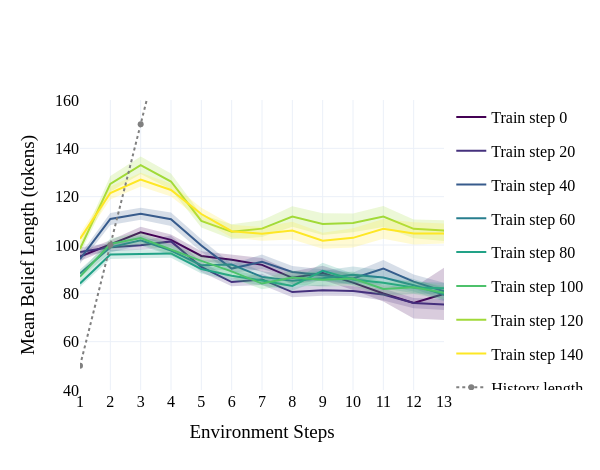

Here is the notebook cell this chart was saved with:
### Code cell
step0 = (0, "/nas/ucb/jbjorner3/dev/optimal-explorer-dev/verl-agent/checkpoints/verl_agent_alfworld_save/grpo_qwen2.5_7b_b256_t_1.0_v_qawsedrftgyhujik_m_16_ckpt__sc_False_belief_prompting_True_inference/train_gen.txt")
ckpts_and_files = [step0] +[(ckpt, f"/home/jbjorner3/storage/dev/optimal-explorer-dev/verl-agent/checkpoints/verl_agent_alfworld_save/grpo_qwen2.5_7b_b256_t_1.0_v_qawsedrftgyhujik_m_16_ckpt__seed1/global_step_{ckpt}_inference/train_gen.txt") for ckpt in [20,40,60,80,100,120,140]]

ckpts_and_files_grading = [step0] + [ (ckpt, f"/nas/ucb/jbjorner3/dev/optimal-explorer-dev/verl-agent/checkpoints/verl_agent_alfworld_save/grpo_qwen2.5_7b_b128_t_1.0_v_qawsedrftgyhujik_m_16_ckpt__seed1_sc_False_belief_prompting_True_BG_2.0combolock_vs_r1_new_parse4/global_step_{ckpt}_sc_False_belief_prompting_True_inference/train_gen.txt") for ckpt in [20,40,60,80,100,120,140] ]

df_beliefs = load_ckpt_beliefs(ckpts_and_files)
fig = plot_belief_length_over_training(df_beliefs)
#fig.write_image('figures/belief_length_over_training_tokens.pdf', width=600, height=480)

### Figure 1 — Plotly figure (JSON) as saved in the notebook; plotly's stock layout.template omitted (floating-point values rounded to 4 significant figures)
{"data": [{"line": {"color": "rgb(68, 1, 84)"}, "mode": "lines", "name": "Train step 0", "showlegend": true, "type": "scatter", "x": [1, 2, 3, 4, 5, 6, 7, 8, 9, 10, 11, 12, 13, 14], "y": [95.24, 100.3, 105.2, 102.1, 95.46, 93.86, 91.77, 86.42, 88.44, 84.43, 79.95, 76.03, 79.77, 58]}, {"hoverinfo": "skip", "legendgroup": "0", "line": {"width": 0}, "mode": "lines", "showlegend": false, "type": "scatter", "x": [1, 2, 3, 4, 5, 6, 7, 8, 9, 10, 11, 12, 13, 14], "y": [93.37, 98.56, 102.9, 99.93, 93.51, 91.76, 88.89, 83.81, 85.5, 81.34, 76.59, 69.59, 68.97, null]}, {"fill": "tonexty", "fillcolor": "rgba(68, 1, 84, 0.2)", "hoverinfo": "skip", "legendgroup": "0", "line": {"width": 0}, "mode": "lines", "showlegend": false, "type": "scatter", "x": [1, 2, 3, 4, 5, 6, 7, 8, 9, 10, 11, 12, 13, 14], "y": [97.12, 102.0, 107.5, 104.3, 97.41, 95.95, 94.66, 89.03, 91.38, 87.51, 83.32, 82.46, 90.57, null]}, {"line": {"color": "rgb(69, 49, 125)"}, "mode": "lines", "name": "Train step 20", "showlegend": true, "type": "scatter", "x": [1, 2, 3, 4, 5, 6, 7, 8, 9, 10, 11, 12, 13, 14, 15], "y": [97.08, 99.06, 99.9, 101.5, 90.93, 84.67, 85.75, 80.52, 81.26, 80.94, 79.5, 75.99, 75.33, 74.85, 65]}, {"hoverinfo": "skip", "legendgroup": "20", "line": {"width": 0}, "mode": "lines", "showlegend": false, "type": "scatter", "x": [1, 2, 3, 4, 5, 6, 7, 8, 9, 10, 11, 12, 13, 14, 15], "y": [95.11, 97.41, 98.06, 99.04, 88.88, 82.95, 83.41, 78.33, 79.0, 78.92, 76.99, 73.88, 73.06, 71.36, 43]}, {"fill": "tonexty", "fillcolor": "rgba(69, 49, 125, 0.2)", "hoverinfo": "skip", "legendgroup": "20", "line": {"width": 0}, "mode": "lines", "showlegend": false, "type": "scatter", "x": [1, 2, 3, 4, 5, 6, 7, 8, 9, 10, 11, 12, 13, 14, 15], "y": [99.05, 100.7, 101.7, 103.9, 92.98, 86.39, 88.09, 82.7, 83.52, 82.96, 82.0, 78.1, 77.61, 78.34, 87]}, {"line": {"color": "rgb(55, 91, 140)"}, "mode": "lines", "name": "Train step 40", "showlegend": true, "type": "scatter", "x": [1, 2, 3, 4, 5, 6, 7, 8, 9, 10, 11, 12, 13, 14, 15], "y": [94.1, 110.8, 112.9, 110.6, 99.79, 90.25, 93.07, 88.84, 87.53, 86.18, 90.26, 84.86, 80.81, 69.66, 44]}, {"hoverinfo": "skip", "legendgroup": "40", "line": {"width": 0}, "mode": "lines", "showlegend": false, "type": "scatter", "x": [1, 2, 3, 4, 5, 6, 7, 8, 9, 10, 11, 12, 13, 14, 15], "y": [92.28, 108.3, 110.4, 107.8, 97.25, 88.33, 90.08, 86.41, 85.05, 83.74, 86.75, 81.91, 77.22, 65.54, null]}, {"fill": "tonexty", "fillcolor": "rgba(55, 91, 140, 0.2)", "hoverinfo": "skip", "legendgroup": "40", "line": {"width": 0}, "mode": "lines", "showlegend": false, "type": "scatter", "x": [1, 2, 3, 4, 5, 6, 7, 8, 9, 10, 11, 12, 13, 14, 15], "y": [95.92, 113.3, 115.4, 113.4, 102.3, 92.18, 96.07, 91.26, 90.01, 88.62, 93.76, 87.81, 84.4, 73.78, null]}, {"line": {"color": "rgb(40, 126, 142)"}, "mode": "lines", "name": "Train step 60", "showlegend": true, "type": "scatter", "x": [1, 2, 3, 4, 5, 6, 7, 8, 9, 10, 11, 12, 13, 14, 15], "y": [88.16, 99.02, 101.9, 97.7, 91.64, 91.88, 86.81, 85.18, 86.28, 87.68, 86.52, 83.32, 79.46, 73.79, 83]}, {"hoverinfo": "skip", "legendgroup": "60", "line": {"width": 0}, "mode": "lines", "showlegend": false, "type": "scatter", "x": [1, 2, 3, 4, 5, 6, 7, 8, 9, 10, 11, 12, 13, 14, 15], "y": [86.47, 96.9, 99.83, 95.64, 89.79, 89.51, 84.47, 82.82, 83.09, 84.23, 83.5, 80.73, 76.69, 70.01, null]}, {"fill": "tonexty", "fillcolor": "rgba(40, 126, 142, 0.2)", "hoverinfo": "skip", "legendgroup": "60", "line": {"width": 0}, "mode": "lines", "showlegend": false, "type": "scatter", "x": [1, 2, 3, 4, 5, 6, 7, 8, 9, 10, 11, 12, 13, 14, 15], "y": [89.85, 101.2, 104.0, 99.75, 93.49, 94.26, 89.15, 87.53, 89.47, 91.13, 89.54, 85.91, 82.23, 77.58, null]}, {"line": {"color": "rgb(34, 162, 135)"}, "mode": "lines", "name": "Train step 80", "showlegend": true, "type": "scatter", "x": [1, 2, 3, 4, 5, 6, 7, 8, 9, 10, 11, 12, 13, 14, 15], "y": [84.1, 96.04, 96.31, 96.5, 90.04, 87.29, 85.3, 83.03, 89.33, 85.72, 84.38, 82.4, 82.07, 79.49, 74]}, {"hoverinfo": "skip", "legendgroup": "80", "line": {"width": 0}, "mode": "lines", "showlegend": false, "type": "scatter", "x": [1, 2, 3, 4, 5, 6, 7, 8, 9, 10, 11, 12, 13, 14, 15], "y": [82.64, 94.17, 94.49, 94.67, 88.16, 85.18, 83.31, 81.05, 85.98, 83.32, 82.07, 80.03, 79.79, 77.28, 61.11]}, {"fill": "tonexty", "fillcolor": "rgba(34, 162, 135, 0.2)", "hoverinfo": "skip", "legendgroup": "80", "line": {"width": 0}, "mode": "lines", "showlegend": false, "type": "scatter", "x": [1, 2, 3, 4, 5, 6, 7, 8, 9, 10, 11, 12, 13, 14, 15], "y": [85.56, 97.91, 98.14, 98.33, 91.92, 89.4, 87.3, 85.02, 92.69, 88.13, 86.68, 84.78, 84.35, 81.7, 86.89]}, {"line": {"color": "rgb(77, 193, 107)"}, "mode": "lines", "name": "Train step 100", "showlegend": true, "type": "scatter", "x": [1, 2, 3, 4, 5, 6, 7, 8, 9, 10, 11, 12, 13, 14, 15], "y": [86.92, 100.4, 102.9, 98.01, 93.42, 89.08, 84.04, 86.58, 85.59, 86.12, 81.79, 82.47, 80.28, 78.71, 60]}, {"hoverinfo": "skip", "legendgroup": "100", "line": {"width": 0}, "mode": "lines", "showlegend": false, "type": "scatter", "x": [1, 2, 3, 4, 5, 6, 7, 8, 9, 10, 11, 12, 13, 14, 15], "y": [85.17, 98.16, 100.4, 95.96, 91.12, 86.44, 81.74, 83.69, 82.73, 83.2, 78.8, 79.76, 77.5, 75.28, null]}, {"fill": "tonexty", "fillcolor": "rgba(77, 193, 107, 0.2)", "hoverinfo": "skip", "legendgroup": "100", "line": {"width": 0}, "mode": "lines", "showlegend": false, "type": "scatter", "x": [1, 2, 3, 4, 5, 6, 7, 8, 9, 10, 11, 12, 13, 14, 15], "y": [88.68, 102.7, 105.4, 100.1, 95.73, 91.72, 86.35, 89.48, 88.45, 89.04, 84.78, 85.19, 83.06, 82.14, null]}, {"line": {"color": "rgb(161, 217, 56)"}, "mode": "lines", "name": "Train step 120", "showlegend": true, "type": "scatter", "x": [1, 2, 3, 4, 5, 6, 7, 8, 9, 10, 11, 12, 13, 14, 15], "y": [98.4, 125.3, 133.0, 126.3, 109.9, 105.5, 106.8, 111.8, 108.7, 109.1, 111.8, 106.7, 106.0, 94.22, 110]}, {"hoverinfo": "skip", "legendgroup": "120", "line": {"width": 0}, "mode": "lines", "showlegend": false, "type": "scatter", "x": [1, 2, 3, 4, 5, 6, 7, 8, 9, 10, 11, 12, 13, 14, 15], "y": [96.31, 122.1, 129.4, 122.9, 107.2, 102.4, 103.3, 107.5, 104.2, 105.3, 107.5, 102.8, 101.7, 90.41, 59.0]}, {"fill": "tonexty", "fillcolor": "rgba(161, 217, 56, 0.2)", "hoverinfo": "skip", "legendgroup": "120", "line": {"width": 0}, "mode": "lines", "showlegend": false, "type": "scatter", "x": [1, 2, 3, 4, 5, 6, 7, 8, 9, 10, 11, 12, 13, 14, 15], "y": [100.5, 128.5, 136.7, 129.6, 112.7, 108.5, 110.2, 116.0, 113.2, 113.0, 116.1, 110.6, 110.3, 98.04, 161]}, {"line": {"color": "rgb(253, 231, 37)"}, "mode": "lines", "name": "Train step 140", "showlegend": true, "type": "scatter", "x": [1, 2, 3, 4, 5, 6, 7, 8, 9, 10, 11, 12, 13, 14, 15], "y": [102.5, 121.5, 127.0, 122.8, 112.8, 105.7, 104.6, 105.9, 101.8, 103.0, 106.7, 104.8, 104.8, 97.83, 109]}, {"hoverinfo": "skip", "legendgroup": "140", "line": {"width": 0}, "mode": "lines", "showlegend": false, "type": "scatter", "x": [1, 2, 3, 4, 5, 6, 7, 8, 9, 10, 11, 12, 13, 14, 15], "y": [100.5, 118.9, 124.2, 120.1, 110.2, 103.1, 101.8, 102.3, 98.45, 99.01, 102.6, 100.2, 100.6, 93.91, null]}, {"fill": "tonexty", "fillcolor": "rgba(253, 231, 37, 0.2)", "hoverinfo": "skip", "legendgroup": "140", "line": {"width": 0}, "mode": "lines", "showlegend": false, "type": "scatter", "x": [1, 2, 3, 4, 5, 6, 7, 8, 9, 10, 11, 12, 13, 14, 15], "y": [104.6, 124.2, 129.9, 125.5, 115.4, 108.4, 107.5, 109.6, 105.1, 106.9, 110.8, 109.4, 108.9, 101.7, null]}, {"legendgroup": "history", "line": {"color": "gray", "dash": "dot", "width": 2}, "marker": {"color": "gray"}, "mode": "lines+markers", "name": "History length", "showlegend": true, "type": "scatter", "x": [1, 2, 3, 4, 5, 6, 7, 8, 9, 10, 11, 12, 13], "y": [50, 100, 150, 200, 250, 300, 350, 400, 450, 500, 550, 600, 650]}], "layout": {"font": {"color": "black", "family": "Times New Roman", "size": 16}, "height": 470, "legend": {"font": {"size": 16}, "orientation": "v"}, "width": 600, "xaxis": {"automargin": true, "dtick": 1, "range": [1, 13], "title": {"text": "Environment Steps"}}, "yaxis": {"range": [40, 160], "title": {"text": "Mean Belief Length (tokens)"}}}}
